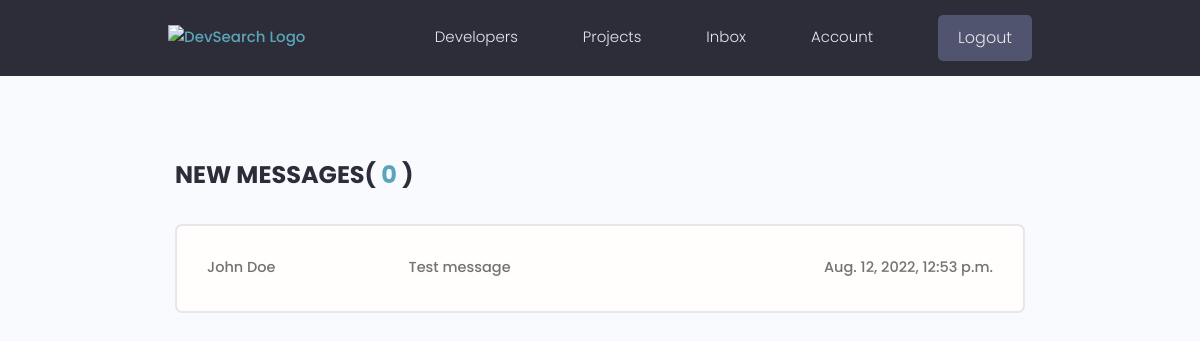
The page /inbox/ (signed in) on the database its author committed.
### users/models.py (models this page shows, shortened)
class Message(models.Model):
    sender = models.ForeignKey(
        Profile, on_delete=models.SET_NULL, null=True, blank=True)
    recipient = models.ForeignKey(
        Profile, on_delete=models.SET_NULL, null=True, blank=True, related_name='messages')
    name = models.CharField(max_length=200, null=True, blank=True)
    email = models.EmailField(max_length=200, null=True, blank=True)
    subject = models.CharField(max_length=200, null=True, blank=True)
    body = models.TextField()
    is_read = models.BooleanField(default=False, null=True)
    created = models.DateTimeField(auto_now_add=True)
    id = models.UUIDField(default=uuid.uuid4, unique=True,
                          primary_key=True, editable=False)
    class Meta:
        ordering = ['is_read', '-created']

### users/views.py (the view)
# urls.py: path('inbox/', views.inbox, name='inbox'),
@login_required(login_url='login')
def inbox(request):
    profile = request.user.profile
    messageRequests = profile.messages.all()
    unreadCount = messageRequests.filter(is_read=False).count()
    context = {"messageRequests": messageRequests, "unreadCount": unreadCount}
    return render(request, 'users/inbox.html', context)

### users/templates/users/inbox.html
{% extends 'main.html' %}
{% block content %}
<main class="inbox my-xl">
	<div class="content-box">
		<h3 class="inbox__title">
			New Messages(
			<span>{{unreadCount}}</span>
			)
		</h3>
		<ul class="messages">
      {% for message in messageRequests %}
      {% if message.is_read == False %}
			<li class="message message--unread">
        {% else %}
        <li class="message">
        {% endif %}
				<a href="{% url 'message' message.id %}">
					<span class="message__author">{{message.name}}</span>
					<span class="message__subject">
						{{message.subject}}
					</span>
					<span class="message__date">{{message.created}}</span>
				</a>
			</li>
		{% endfor %}
		</ul>
	</div>
</main>
{% endblock content %}

### static/styles/app.css (style rules this page uses)
:root { --color-sub: #2d2d39; }
.content-box { width: 95%; max-width: 85rem; margin: 0 auto; }
.inbox { height: 90vh; }
.inbox__title, .inbox__title span { font-size: 2.4rem; font-weight: 700; color: var(--color-sub); text-transform: uppercase; text-align: left; margin-bottom: 3rem; }
.inbox__title span { color: var(--color-main); }
.messages { list-style: none; background: var(--color-white); padding: 0.5rem 3rem; border: 2px solid var(--color-light); border-radius: 0.7rem; }
.message { padding: 2.5rem 0; }
.message>a span { font-size: 1.45rem; font-weight: 500; }
.message>a { display: flex; gap: 1rem; }
.message__author, .message__date { flex-basis: 25%; }
.message__subject { flex-basis: 50%; }
.message__date { text-align: right; }

### static/uikit/styles/modules/_variables.css (style rules this page uses)
:root { --color-main: #5aa5b9; --color-main-light: #e6faff; --color-sub: #3f4156; --color-sub-light: #51546e; --color-sub-lighter: #ededfd; --color-text: #737373; --color-gray: #8b8b8b; --color-light: #e5e7eb; --color-light-gray: #767676; --color-bg: #f8fafd; --color-white: #fffefd; --color-white-light: #f3f3f3; --color-success: #359e64; --color-success-bg: #def8e8; --color-error: #fc4b0b; --color-error-bg: #fff2ee; --font-base: 'Poppins', arial, helvetica, 'Segoe UI', roboto, ubuntu, sans-serif; --font-monospace: 'Fira Code', 'Courier New', courier, monospace; --font-regular: 300; --font-medium: 500; --font-bold: 700; --generic-shadow: 1px 1px 5px #00000010; --generic-transition: all 0.3s ease-in-out; }

### static/uikit/styles/modules/_base.css (style rules this page uses)
* { margin: 0; padding: 0; box-sizing: border-box; text-rendering: optimizeLegibility; color: inherit; font-size: inherit; }
html { font-size: 50%; }
@media only screen and (min-width: 480px) { html { font-size: 56.25%; } }
@media only screen and (min-width: 1200px) { html { font-size: 62.5%; } }
body { line-height: 1.6; font-weight: 400; font-size: 1.5rem; color: var(--color-text); background-color: var(--color-bg); min-height: 100vh; }

### static/uikit/styles/modules/_typography.css (style rules this page uses)
* { font-family: var(--font-base); }
h3 { font-size: 3.2rem; font-weight: var(--font-medium); }
p, span, strong { font-size: 1.6rem; color: var(--color-text); font-weight: var(--font-regular); }
a { padding-bottom: 2px; text-decoration: none; display: inline-block; color: var(--color-main); font-weight: var(--font-medium); }

### static/uikit/styles/modules/_utilities.css (style rules this page uses)
.my-xl { margin: 8rem auto; }

### rows shown on the page
Message: name "John Doe", subject "Test message", created "Aug. 12, 2022, 12:53 p.m."

### other values the page prints
{{ unreadCount }} "0"
